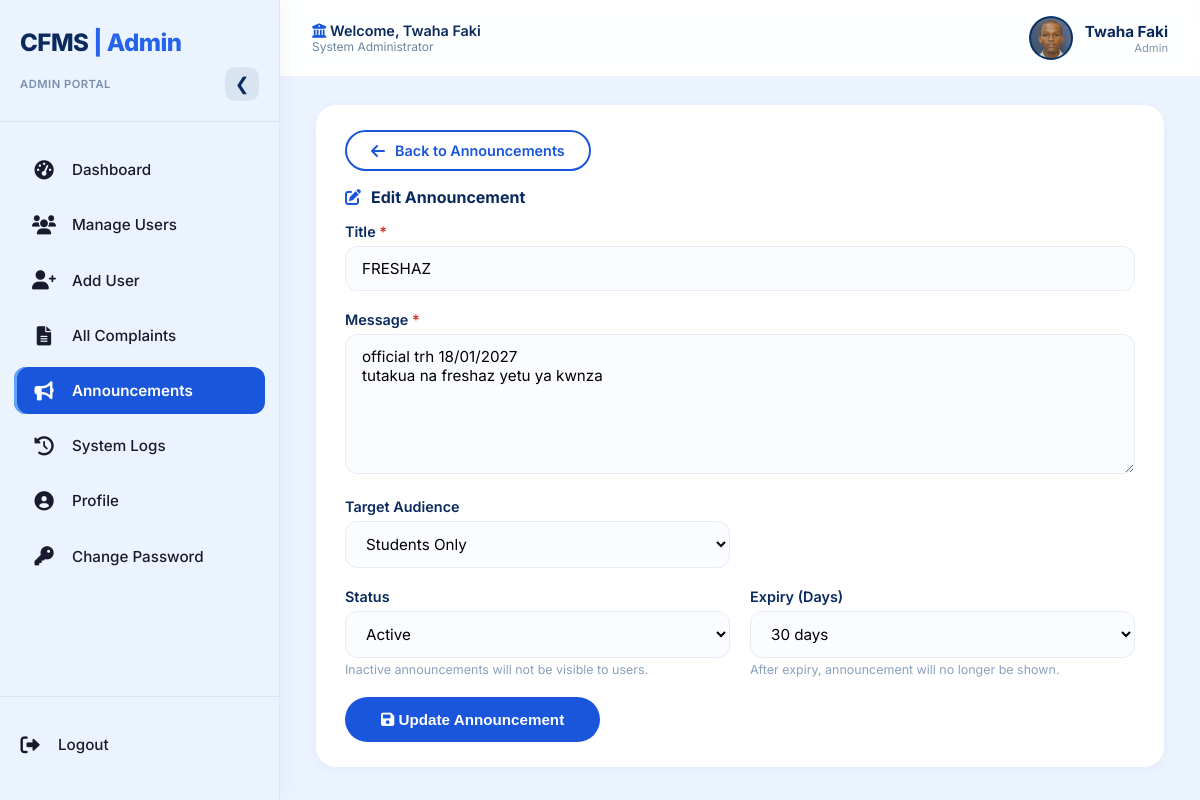
The page /admin/announcements.php?action=edit&id=16 (signed in) on the database its author committed.
### tables this page shows
CREATE TABLE `announcements` (
  `id` int(11) NOT NULL,
  `title` varchar(200) NOT NULL,
  `message` text NOT NULL,
  `target_type` enum('all','students','staff','department','individual') DEFAULT 'all',
  `target_id` int(11) DEFAULT NULL,
  `created_by` int(11) NOT NULL,
  `is_active` tinyint(1) DEFAULT 1,
  `expiry_date` date DEFAULT NULL,
  `created_at` timestamp NOT NULL DEFAULT current_timestamp(),
  `updated_at` timestamp NOT NULL DEFAULT current_timestamp() ON UPDATE current_timestamp()
);

### admin/announcements.php (the view, shortened to what this page needs)
<?php
require_once '../includes/connection.php';
$admin_name = $_SESSION['full_name'];
$action = isset($_GET['action']) ? $_GET['action'] : 'list';
$edit_id = isset($_GET['id']) ? intval($_GET['id']) : 0;
$edit_announcement = null;
if ($action === 'edit' && $edit_id > 0) {
    $edit_sql = "SELECT * FROM announcements WHERE id = ?";
    $edit_stmt = mysqli_prepare($conn, $edit_sql);
    mysqli_stmt_bind_param($edit_stmt, "i", $edit_id);
    mysqli_stmt_execute($edit_stmt);
    $edit_result = mysqli_stmt_get_result($edit_stmt);
    $edit_announcement = mysqli_fetch_assoc($edit_result);
}
?>
<!DOCTYPE html>
<html lang="en">
<head>
    <link rel="stylesheet" href="https://cdnjs.cloudflare.com/ajax/libs/font-awesome/6.0.0-beta3/css/all.min.css">
</head>
<body>
<div class="sidebar" id="sidebar">
    <div class="sidebar-header">
        <div class="row-cfms">
            <span class="brand">CFMS <span>| Admin</span></span>
        </div>
        <div class="row-tagline">
            <span class="tagline">Admin Portal</span>
            <button class="toggle-standalone" id="toggleStandalone">❮</button>
        </div>
    </div>
    <div class="sidebar-menu">
        <a href="admin_dashboard.php" class="menu-item">
            <i class="fas fa-tachometer-alt"></i><span>Dashboard</span>
        </a>
        <a href="manage_users.php" class="menu-item">
            <i class="fas fa-users"></i><span>Manage Users</span>
        </a>
        <a href="add_user.php" class="menu-item">
            <i class="fas fa-user-plus"></i><span>Add User</span>
        </a>
        <a href="all_complaints.php" class="menu-item">
            <i class="fas fa-file-alt"></i><span>All Complaints</span>
        </a>
        <a href="announcements.php" class="menu-item active">
            <i class="fas fa-bullhorn"></i><span>Announcements</span>
        </a>
        <a href="system_logs.php" class="menu-item">
            <i class="fas fa-history"></i><span>System Logs</span>
        </a>
        <a href="profile.php" class="menu-item">
            <i class="fas fa-user-circle"></i><span>Profile</span>
        </a>
        <a href="change_password.php" class="menu-item">
            <i class="fas fa-key"></i><span>Change Password</span>
        </a>
    </div>
    <div class="logout-item">
        <div class="menu-item" id="logoutBtn">
            <i class="fas fa-sign-out-alt"></i><span>Logout</span>
        </div>
    </div>
</div>
<div class="main-content">
    <div class="top-bar">
        <div>
            <div style="font-size: 0.9rem; font-weight: 600; color: #0a2a5e;">
                <i class="fas fa-university" style="color: #1a56db;"></i> Welcome, <?php echo htmlspecialchars($admin_name); ?>
            </div>
            <div style="font-size: 0.75rem; color: #6b85a0;">System Administrator</div>
        </div>
        <div class="profile-info">
            <div class="profile-pic">
                <?php if (!empty($_SESSION['profile_picture']) && file_exists('../' . $_SESSION['profile_picture'])): ?>
                    <img src="../<?php echo htmlspecialchars($_SESSION['profile_picture']); ?>" alt="Profile">
                <?php else: ?>
                    <?php echo strtoupper(substr($admin_name, 0, 1)); ?>
                <?php endif; ?>
            </div>
            <div class="profile-details">
                <div class="name"><?php echo htmlspecialchars($admin_name); ?></div>
                <div class="reg">Admin</div>
            </div>
        </div>
    </div>
    <div class="dashboard-body">
        <?php if ($action === 'create' || ($action === 'edit' && $edit_announcement)): ?>
            <div class="content-area">
                <div style="margin-bottom: 16px;">
                    <a href="announcements.php" class="btn-back">
                        <i class="fas fa-arrow-left"></i>
                        <span>Back to Announcements</span>
                    </a>
                </div>
                <h4>
                    <i class="fas fa-<?php echo ($action === 'edit') ? 'edit' : 'plus-circle'; ?>" style="color:#1a56db;"></i>
                    <?php echo ($action === 'edit') ? 'Edit Announcement' : 'Create New Announcement'; ?>
                </h4>
                <form method="POST">
                    <div class="form-group">
                        <label>Title <span class="required">*</span></label>
                        <input type="text" name="title" required placeholder="Enter announcement title"
                               value="<?php echo $edit_announcement ? htmlspecialchars($edit_announcement['title']) : ''; ?>">
                    </div>
                    <div class="form-group">
                        <label>Message <span class="required">*</span></label>
                        <textarea name="message" rows="6" required placeholder="Write your announcement message..."><?php echo $edit_announcement ? htmlspecialchars($edit_announcement['message']) : ''; ?></textarea>
                    </div>
                    <div class="form-row">
                        <div class="form-group">
                            <label>Target Audience</label>
                            <select name="target_type" id="targetType">
                                <option value="students" <?php echo ($edit_announcement && $edit_announcement['target_type'] == 'students') ? 'selected' : ''; ?>>Students Only</option>
                            </select>
                        </div>
                    </div>
                    <div class="form-row">
                        <div class="form-group">
                            <label>Status</label>
                            <select name="is_active">
                                <option value="1" <?php echo ($edit_announcement && $edit_announcement['is_active'] == 1) ? 'selected' : ''; ?>>Active</option>
                            </select>
                            <div class="helper-text">Inactive announcements will not be visible to users.</div>
                        </div>
                        <div class="form-group">
                            <label>Expiry (Days)</label>
                            <select name="expiry_days">
                                <option value="30" selected>30 days</option>
                            </select>
                            <div class="helper-text">After expiry, announcement will no longer be shown.</div>
                        </div>
                    </div>
                    <button type="submit" class="btn-submit">
                        <i class="fas fa-<?php echo ($action === 'edit') ? 'save' : 'paper-plane'; ?>"></i>
                        <?php echo ($action === 'edit') ? ' Update Announcement' : ' Publish Announcement'; ?>
                    </button>
                </form>
            </div>
        <?php endif; ?>
    </div>
</div>
</body>
</html>

### rows shown on the page
announcements: title "FRESHAZ", message "official trh 18/01/2027 tutakua na freshaz yetu ya kwnza", target_type "Students Only", is_active "Active"

### other values the page prints
$admin_name "Twaha Faki"
